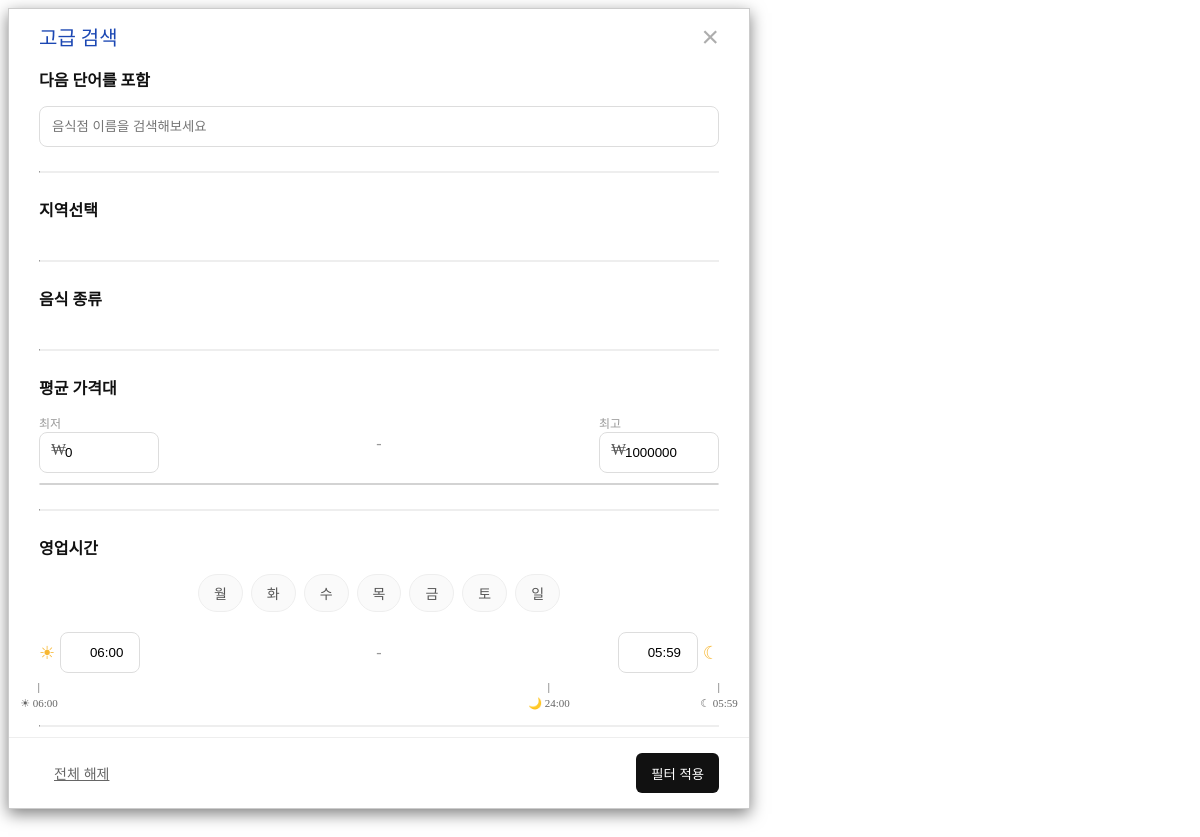
The app's page /pop/filPop/, older data.
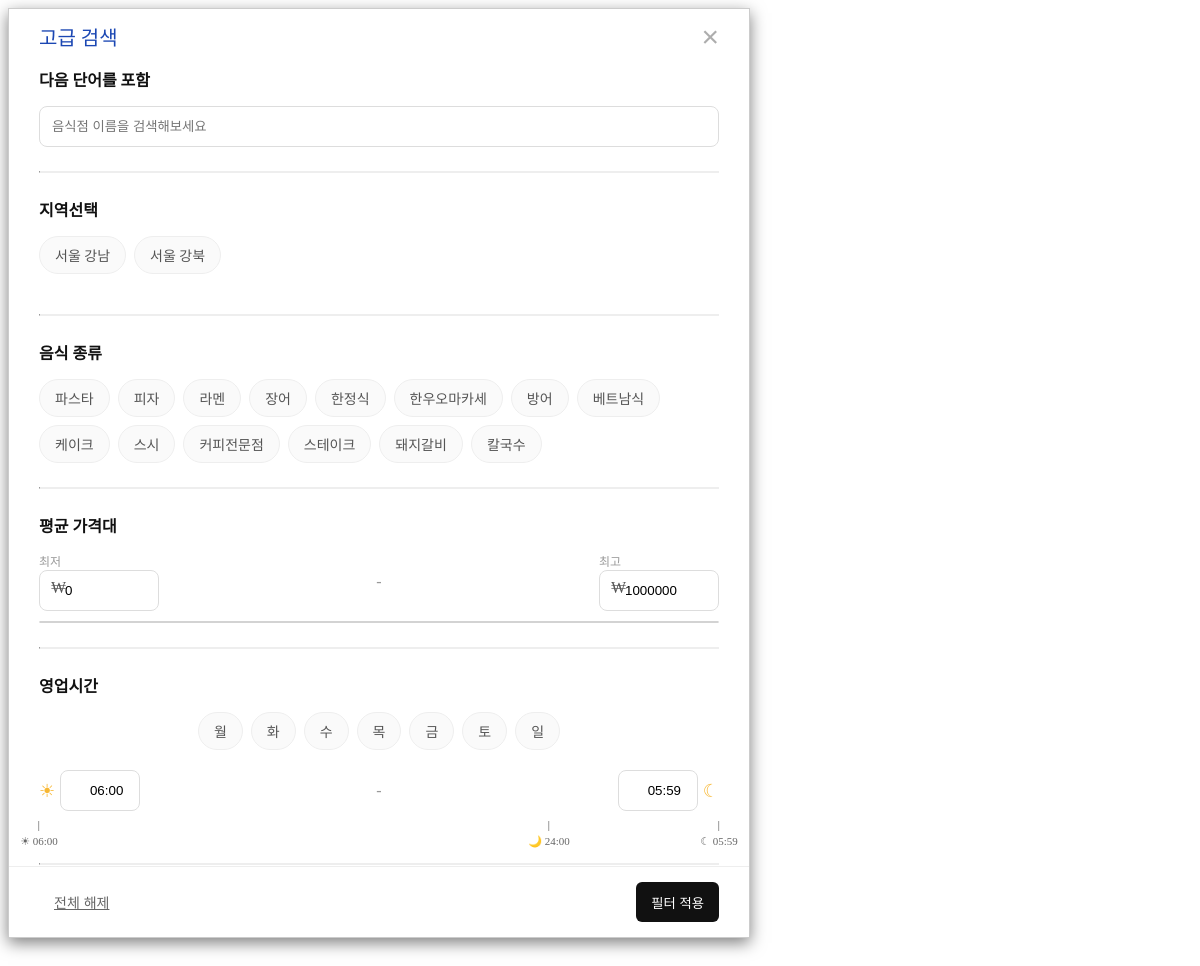
The same page, newer data.
### restaurants/models.py (models this page shows, shortened)
class Location(models.Model):
    locno = models.AutoField(primary_key=True)
    loc_nm = models.CharField(max_length=50, null=True)
    is_main = models.CharField(max_length=1, default="n", null=True)
    sort = models.IntegerField(default=0)

class FoodType(models.Model):
    ftypeno = models.AutoField(primary_key=True)
    ftype = models.CharField(max_length=50, null=True)
    img_url_main = models.TextField(blank=True, null=True)
    is_main = models.CharField(max_length=1, default="n", null=True)
    sort = models.IntegerField(default=0)

### home/views.py (the view)
# urls.py: path('pop/filPop/', views.filPop, name='filPop'),
def filPop(request):
    context = {
        "req": request,
        "res_nm": request.GET.get("res_nm"),
        "checked_locno": request.GET.getlist("locno"),
        "checked_locdno": request.GET.getlist("locdno"),
        "checked_ftypeno": request.GET.getlist("ftypeno"),
        "checked_weeks": request.GET.getlist("weeks"),
        "price_min": request.GET.get("price_min"),
        "price_max": request.GET.get("price_max"),
        "open_time": request.GET.get("open_time"),
        "close_time": request.GET.get("close_time"),
    }
    location_qs = Location.objects.all().order_by('sort')
    locationDetail_qs = LocationDetail.objects.select_related('location').all().order_by('sort')
    foodType_qs = FoodType.objects.all().order_by('sort')
    context["weekdays"] = ["월", "화", "수", "목", "금", "토", "일"]
    context["location"] = location_qs
    context["locationDetail"] = locationDetail_qs
    context["foodType"] = foodType_qs
    return render(request, 'filPop.html', context)

### home/templates/filPop.html (shortened to what this page needs)
<link rel="stylesheet" href="/static/css/searchFilterPop.css" />
<link href="static/css/nouislider.min.css" rel="stylesheet">
  <div class="modal-dialog modal-md" role="document">
    <div class="modal-content">
      <div class="modal-header">
        <h4 class="modal-title" id="modalTitle">고급 검색</h4>
        <button type="button" class="btn btn-popup-close pull-right" data-dismiss="modal" aria-label="Close">
          <span>&times;</span>
        </button>
      </div>
      <div class="modal-body">
        <div class="filter-group">
          <div class="title-bar">
            <div class="title">다음 단어를 포함</div>
          </div>
          <div class="filters">
            <div class="r_search-box">
                <input type="text" name="searchResNm" value="{{res_nm|default:''}}" placeholder="음식점 이름을 검색해보세요">
            </div>
          </div>
        </div>
        <hr>
        <div class="filter-group">
            <div class="title-bar"><div class="title">지역선택</div></div>
            <div class="filters">
                <div class="multiple-buttons">
                    {% for loc in location %}
                        <div class="checkbox-button">
                            <label for="zone_{{ loc.locno }}">{{ loc.loc_nm }}</label>
                        </div>
                    {% endfor %}
                </div>
            </div>
        </div>
        <hr>
        <div class="filter-group">
            <div class="title-bar"><div class="title">음식 종류</div></div>
            <div class="filters">
                <div class="multiple-buttons">
                    {% for ft in foodType %}
                    <div class="checkbox-button">
                        <label for="foodtype_{{ ft.ftypeno }}">{{ ft.ftype }}</label>
                    </div>
                    {% endfor %}
                </div>
            </div>
        </div>
        <hr>
        <div class="filter-group">
            <div class="title-bar">
                <div class="title">평균 가격대</div>
            </div>
            <div class="filters">
                <div class="price-range-inputs">
                    <div>
                        <label for="price-min" style="display: block; font-size: 12px; color: #999;">최저</label>
                        <div style="position: relative;">
                            <span style="position: absolute; left: 12px; top: 18px; color: #555;">₩</span>
                            <input type="text" id="price-min" name="price_min" class="form-control" value="{{price_min|default:0}}" style="padding-left: 25px;">
                        </div>
                    </div>
                    <span style="margin: 0 10px; line-height: 40px; color: #999;">-</span>
                    <div>
                        <label for="price-max" style="display: block; font-size: 12px; color: #999;">최고</label>
                        <div style="position: relative;">
                            <span style="position: absolute; left: 12px; top: 18px; color: #555;">₩</span>
                            <input type="text" id="price-max" name="price_max" class="form-control" value="{{price_max|default:1000000}}" style="padding-left: 25px;">
                        </div>
                    </div>
                </div>
                <div id="price-slider" class="noUi-target"></div>
            </div>
        </div>
        <hr>
        <div class="filter-group">
            <div class="title-bar">
                <div class="title">영업시간</div>
            </div>
            <div class="filters">
                <div class="multiple-buttons weekdays" style="margin-bottom: 20px;">
                    {% for day in weekdays %}
                        <div class="checkbox-button">
                            <label for="day_{{ day }}">{{ day }}</label>
                        </div>
                    {% endfor %}
                </div>
                <div class="time-range-inputs">
                    <div style="display: flex; align-items: center;">
                        <span style="margin-right: 5px; color: #f7b733; font-size: 18px;">☀</span>
                        <input type="text" id="time-open" class="form-control" name="open_time" value="{{ open_time|default:'06:00' }}" style="width: 80px;">
                    </div>
                    <span style="margin: 0 10px; line-height: 40px; color: #999;">-</span>
                    <div style="display: flex; align-items: center;">
                        <input type="text" id="time-close" class="form-control" name="close_time" value="{{close_time|default:'05:59'}}" style="width: 80px;">
                        <span style="margin-left: 5px; color: #f7b733; font-size: 18px;">☾</span>
                    </div>
                </div>
                <div class="time-slider-wrapper">
                    <div class="time-markers">
                        <div class="marker" style="left:0%">
                            <div class="label">☀ 06:00</div>
                        </div>
                        <div class="marker" id="midnight-marker" style="left:75%">
                            <div class="label">🌙 24:00</div>
                        </div>
                        <div class="marker" style="left:100%">
                            <div class="label">☾ 05:59</div>
                        </div>
                    </div>
                </div>
            </div>
        </div>
        <br>
        <hr>
      </div>
      <div class="modal-footer">
        <button class="btn-clear-all" type="button">전체 해제</button>
        <button class="btn-apply-filter" type="button">필터 적용</button>
      </div>
    </div>
  </div>

### static/css/searchFilterPop.css (style rules this page uses)
@media (min-width: 768px) { .modal-dialog.modal-md { width: 740px; max-width: 740px; } }
.modal-content { width: 100%; background-color: #fff !important; border: 1px solid rgba(0, 0, 0, 0.2) !important; border-radius: 0; box-shadow: 0 5px 15px rgba(0, 0, 0, 0.5); }
.modal-header { display: flex; justify-content: space-between; align-items: center; padding: 15px 30px; border-bottom: none; }
.modal-body { height: calc(60vh - 20px); overflow-y: auto; }
.modal-footer { display: flex; justify-content: space-between; align-items: center; padding: 15px 20px; border-top: 1px solid #eee; }
.modal-footer button { display: flex; justify-content: space-between; align-items: center; padding: 10px 15px; }
.btn-clear-all { background: none; border: none; color: #666; font-size: 14px; cursor: pointer; padding: 0; text-decoration: underline; }
.btn-apply-filter { background-color: #111; color: #fff; border: none; padding: 10px 20px; border-radius: 6px; cursor: pointer; height: 40px; }
@media (min-width: 768px) { .modal-header, .modal-body, .modal-footer { padding-left: 30px; padding-right: 30px; } }
.modal-title { font-size: 20px; color: #1b47b3; font-weight: 500; line-height: 1.4; margin: 0; }
.btn-popup-close { background: none; border: none; padding: 0; cursor: pointer; line-height: 1; font-size: 30px; color: #999; opacity: 0.8; margin-top: -3px; }
.title-bar { display: flex; justify-content: space-between; align-items: center; margin-bottom: 15px; }
.title-bar .title { font-size: 16px; font-weight: 700; color: #111; }
.modal-body hr { margin-top: 24px; margin-bottom: 24px; border-top: 1px solid #eeeeee; }
.r_search-box input { flex: 1; padding: 12px; padding-right: 45px; border-radius: 8px; border: 1px solid #ddd; width: 100%; }
.form-control { max-width: 120px; padding: 12px; border-radius: 8px; border: 1px solid #ddd; }
.multiple-buttons { display: flex; flex-wrap: wrap; gap: 8px; }
.checkbox-button label { display: block; padding: 8px 15px; border: 1px solid #eeeeee; background-color: #fafafa; border-radius: 20px; cursor: pointer; font-size: 14px; color: #555; white-space: nowrap; transition: background-color 0.2s, border-color 0.2s; }
.price-range-inputs, .time-range-inputs { display: flex; justify-content: space-between; align-items: center; margin-bottom: 10px; }
.price-range-inputs .form-control, .time-range-inputs .form-control { padding-left: 25px; }
.price-range-inputs span:first-child { left: 12px; top: 50%; transform: translateY(-50%); color: #555; pointer-events: none; }
.time-range-inputs span:first-child { left: 12px; top: 50%; color: #555; pointer-events: none; }
.weekdays { justify-content: center; }
.time-range-inputs input.form-control { width: 80px; text-align: center; }
.time-range-inputs span:nth-child(2) { position: static; transform: none; }
.filter-group .time-range-inputs + div { text-align: center; margin-top: 10px; color: #999; }
.time-slider-wrapper { position: relative; margin-top: 20px; }
.time-markers { position: absolute; top: 100%; left: 0; width: 100%; height: 30px; pointer-events: none; }
.marker { position: absolute; transform: translateX(-50%); text-align: center; white-space: nowrap; }
.marker .label { font-size: 11px; color: #666; margin-top: 4px; white-space: nowrap; }

Row changes from the older to the newer data that the page shows:
added Location: loc_nm "서울 강남"
added Location: loc_nm "서울 강북"
added FoodType: ftype "파스타"
added FoodType: ftype "피자"
added FoodType: ftype "라멘"
added FoodType: ftype "장어"
added FoodType: ftype "한정식"
added FoodType: ftype "한우오마카세"
added FoodType: ftype "방어"
added FoodType: ftype "베트남식"
added FoodType: ftype "케이크"
added FoodType: ftype "스시"
added FoodType: ftype "커피전문점"
added FoodType: ftype "스테이크"
added FoodType: ftype "돼지갈비"
added FoodType: ftype "칼국수"
